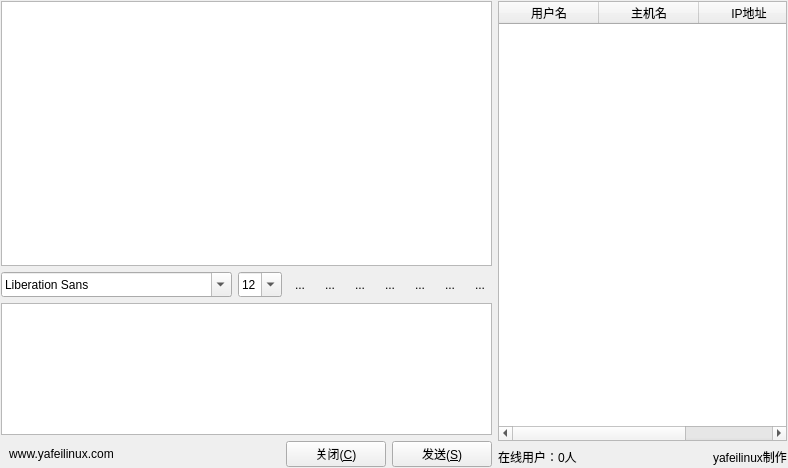
<?xml version="1.0" encoding="UTF-8"?>
<ui version="4.0">
 <class>Widget</class>
 <widget class="QWidget" name="Widget">
  <property name="geometry">
   <rect>
    <x>0</x>
    <y>0</y>
    <width>788</width>
    <height>468</height>
   </rect>
  </property>
  <property name="windowTitle">
   <string>局域网聊天室</string>
  </property>
  <layout class="QHBoxLayout" name="horizontalLayout_4">
   <property name="margin">
    <number>1</number>
   </property>
   <item>
    <layout class="QVBoxLayout" name="verticalLayout">
     <property name="spacing">
      <number>6</number>
     </property>
     <property name="sizeConstraint">
      <enum>QLayout::SetDefaultConstraint</enum>
     </property>
     <item>
      <widget class="QTextBrowser" name="textBrowser">
       <property name="sizePolicy">
        <sizepolicy hsizetype="Expanding" vsizetype="Expanding">
         <horstretch>0</horstretch>
         <verstretch>2</verstretch>
        </sizepolicy>
       </property>
       <property name="frameShadow">
        <enum>QFrame::Sunken</enum>
       </property>
       <property name="openExternalLinks">
        <bool>false</bool>
       </property>
      </widget>
     </item>
     <item>
      <layout class="QHBoxLayout" name="horizontalLayout">
       <item>
        <widget class="QFontComboBox" name="fontComboBox">
         <property name="sizePolicy">
          <sizepolicy hsizetype="Fixed" vsizetype="Fixed">
           <horstretch>0</horstretch>
           <verstretch>0</verstretch>
          </sizepolicy>
         </property>
         <property name="minimumSize">
          <size>
           <width>1</width>
           <height>25</height>
          </size>
         </property>
        </widget>
       </item>
       <item>
        <widget class="QComboBox" name="fontsizecomboBox">
         <property name="sizePolicy">
          <sizepolicy hsizetype="Fixed" vsizetype="Maximum">
           <horstretch>0</horstretch>
           <verstretch>0</verstretch>
          </sizepolicy>
         </property>
         <property name="minimumSize">
          <size>
           <width>0</width>
           <height>25</height>
          </size>
         </property>
         <property name="editable">
          <bool>true</bool>
         </property>
         <property name="currentIndex">
          <number>3</number>
         </property>
         <item>
          <property name="text">
           <string>9</string>
          </property>
         </item>
         <item>
          <property name="text">
           <string>10</string>
          </property>
         </item>
         <item>
          <property name="text">
           <string>11</string>
          </property>
         </item>
         <item>
          <property name="text">
           <string>12</string>
          </property>
         </item>
         <item>
          <property name="text">
           <string>13</string>
          </property>
         </item>
         <item>
          <property name="text">
           <string>14</string>
          </property>
         </item>
         <item>
          <property name="text">
           <string>15</string>
          </property>
         </item>
         <item>
          <property name="text">
           <string>16</string>
          </property>
         </item>
         <item>
          <property name="text">
           <string>17</string>
          </property>
         </item>
         <item>
          <property name="text">
           <string>18</string>
          </property>
         </item>
         <item>
          <property name="text">
           <string>19</string>
          </property>
         </item>
         <item>
          <property name="text">
           <string>20</string>
          </property>
         </item>
         <item>
          <property name="text">
           <string>21</string>
          </property>
         </item>
         <item>
          <property name="text">
           <string>22</string>
          </property>
         </item>
        </widget>
       </item>
       <item>
        <widget class="QToolButton" name="textbold">
         <property name="toolTip">
          <string>加粗</string>
         </property>
         <property name="autoFillBackground">
          <bool>false</bool>
         </property>
         <property name="text">
          <string>...</string>
         </property>
         <property name="icon">
          <iconset resource="resource.qrc">
           <normaloff>:/image/textbold.png</normaloff>:/image/textbold.png</iconset>
         </property>
         <property name="iconSize">
          <size>
           <width>24</width>
           <height>24</height>
          </size>
         </property>
         <property name="checkable">
          <bool>true</bool>
         </property>
         <property name="autoRaise">
          <bool>true</bool>
         </property>
        </widget>
       </item>
       <item>
        <widget class="QToolButton" name="textitalic">
         <property name="toolTip">
          <string>倾斜</string>
         </property>
         <property name="autoFillBackground">
          <bool>false</bool>
         </property>
         <property name="text">
          <string>...</string>
         </property>
         <property name="icon">
          <iconset resource="resource.qrc">
           <normaloff>:/image/textitalic.png</normaloff>:/image/textitalic.png</iconset>
         </property>
         <property name="iconSize">
          <size>
           <width>24</width>
           <height>24</height>
          </size>
         </property>
         <property name="checkable">
          <bool>true</bool>
         </property>
         <property name="autoRaise">
          <bool>true</bool>
         </property>
        </widget>
       </item>
       <item>
        <widget class="QToolButton" name="textUnderline">
         <property name="toolTip">
          <string>下划线</string>
         </property>
         <property name="autoFillBackground">
          <bool>false</bool>
         </property>
         <property name="text">
          <string>...</string>
         </property>
         <property name="icon">
          <iconset resource="resource.qrc">
           <normaloff>:/image/textunder.png</normaloff>:/image/textunder.png</iconset>
         </property>
         <property name="iconSize">
          <size>
           <width>24</width>
           <height>24</height>
          </size>
         </property>
         <property name="checkable">
          <bool>true</bool>
         </property>
         <property name="autoRaise">
          <bool>true</bool>
         </property>
        </widget>
       </item>
       <item>
        <widget class="QToolButton" name="textcolor">
         <property name="toolTip">
          <string>字体颜色</string>
         </property>
         <property name="autoFillBackground">
          <bool>false</bool>
         </property>
         <property name="text">
          <string>...</string>
         </property>
         <property name="icon">
          <iconset resource="resource.qrc">
           <normaloff>:/image/textcolor.png</normaloff>:/image/textcolor.png</iconset>
         </property>
         <property name="iconSize">
          <size>
           <width>24</width>
           <height>24</height>
          </size>
         </property>
         <property name="checkable">
          <bool>false</bool>
         </property>
         <property name="autoRaise">
          <bool>true</bool>
         </property>
        </widget>
       </item>
       <item>
        <widget class="QToolButton" name="sendfile">
         <property name="toolTip">
          <string>传送文件</string>
         </property>
         <property name="autoFillBackground">
          <bool>false</bool>
         </property>
         <property name="text">
          <string>...</string>
         </property>
         <property name="icon">
          <iconset resource="resource.qrc">
           <normaloff>:/image/fileopen.png</normaloff>:/image/fileopen.png</iconset>
         </property>
         <property name="iconSize">
          <size>
           <width>24</width>
           <height>24</height>
          </size>
         </property>
         <property name="checkable">
          <bool>false</bool>
         </property>
         <property name="autoRaise">
          <bool>true</bool>
         </property>
        </widget>
       </item>
       <item>
        <widget class="QToolButton" name="save">
         <property name="toolTip">
          <string>保存聊天记录</string>
         </property>
         <property name="autoFillBackground">
          <bool>false</bool>
         </property>
         <property name="text">
          <string>...</string>
         </property>
         <property name="icon">
          <iconset resource="resource.qrc">
           <normaloff>:/image/Floppy.png</normaloff>:/image/Floppy.png</iconset>
         </property>
         <property name="iconSize">
          <size>
           <width>24</width>
           <height>24</height>
          </size>
         </property>
         <property name="checkable">
          <bool>false</bool>
         </property>
         <property name="autoRaise">
          <bool>true</bool>
         </property>
        </widget>
       </item>
       <item>
        <widget class="QToolButton" name="clear">
         <property name="toolTip">
          <string>清空聊天记录</string>
         </property>
         <property name="autoFillBackground">
          <bool>false</bool>
         </property>
         <property name="text">
          <string>...</string>
         </property>
         <property name="icon">
          <iconset resource="resource.qrc">
           <normaloff>:/image/Bin (empty).png</normaloff>:/image/Bin (empty).png</iconset>
         </property>
         <property name="iconSize">
          <size>
           <width>24</width>
           <height>24</height>
          </size>
         </property>
         <property name="checkable">
          <bool>false</bool>
         </property>
         <property name="autoRaise">
          <bool>true</bool>
         </property>
        </widget>
       </item>
      </layout>
     </item>
     <item>
      <widget class="QTextEdit" name="textEdit">
       <property name="sizePolicy">
        <sizepolicy hsizetype="Expanding" vsizetype="Maximum">
         <horstretch>0</horstretch>
         <verstretch>1</verstretch>
        </sizepolicy>
       </property>
       <property name="font">
        <font>
         <family>宋体</family>
         <pointsize>12</pointsize>
        </font>
       </property>
       <property name="html">
        <string>&lt;!DOCTYPE HTML PUBLIC &quot;-//W3C//DTD HTML 4.0//EN&quot; &quot;http://www.w3.org/TR/REC-html40/strict.dtd&quot;&gt;
&lt;html&gt;&lt;head&gt;&lt;meta name=&quot;qrichtext&quot; content=&quot;1&quot; /&gt;&lt;style type=&quot;text/css&quot;&gt;
p, li { white-space: pre-wrap; }
&lt;/style&gt;&lt;/head&gt;&lt;body style=&quot; font-family:'宋体'; font-size:12pt; font-weight:400; font-style:normal;&quot;&gt;
&lt;p style=&quot;-qt-paragraph-type:empty; margin-top:0px; margin-bottom:0px; margin-left:0px; margin-right:0px; -qt-block-indent:0; text-indent:0px;&quot;&gt;&lt;/p&gt;&lt;/body&gt;&lt;/html&gt;</string>
       </property>
      </widget>
     </item>
     <item>
      <layout class="QHBoxLayout" name="horizontalLayout_2">
       <item>
        <widget class="QLabel" name="label">
         <property name="minimumSize">
          <size>
           <width>121</width>
           <height>0</height>
          </size>
         </property>
         <property name="text">
          <string>www.yafeilinux.com</string>
         </property>
         <property name="textFormat">
          <enum>Qt::RichText</enum>
         </property>
         <property name="alignment">
          <set>Qt::AlignCenter</set>
         </property>
         <property name="openExternalLinks">
          <bool>true</bool>
         </property>
        </widget>
       </item>
       <item>
        <spacer name="horizontalSpacer">
         <property name="orientation">
          <enum>Qt::Horizontal</enum>
         </property>
         <property name="sizeHint" stdset="0">
          <size>
           <width>40</width>
           <height>20</height>
          </size>
         </property>
        </spacer>
       </item>
       <item>
        <widget class="QPushButton" name="close">
         <property name="minimumSize">
          <size>
           <width>100</width>
           <height>25</height>
          </size>
         </property>
         <property name="text">
          <string>关闭(&amp;C)</string>
         </property>
        </widget>
       </item>
       <item>
        <widget class="QPushButton" name="send">
         <property name="minimumSize">
          <size>
           <width>100</width>
           <height>25</height>
          </size>
         </property>
         <property name="text">
          <string>发送(&amp;S)</string>
         </property>
        </widget>
       </item>
      </layout>
     </item>
    </layout>
   </item>
   <item>
    <layout class="QGridLayout" name="gridLayout">
     <item row="0" column="0">
      <widget class="QTableWidget" name="tableWidget">
       <property name="toolTip">
        <string>在线用户信息列表</string>
       </property>
       <property name="frameShape">
        <enum>QFrame::StyledPanel</enum>
       </property>
       <property name="editTriggers">
        <set>QAbstractItemView::NoEditTriggers</set>
       </property>
       <property name="selectionMode">
        <enum>QAbstractItemView::SingleSelection</enum>
       </property>
       <property name="selectionBehavior">
        <enum>QAbstractItemView::SelectRows</enum>
       </property>
       <property name="showGrid">
        <bool>false</bool>
       </property>
       <column>
        <property name="text">
         <string>用户名</string>
        </property>
        <property name="icon">
         <iconset>
          <normalon>:/image/User.png</normalon>
         </iconset>
        </property>
       </column>
       <column>
        <property name="text">
         <string>主机名</string>
        </property>
       </column>
       <column>
        <property name="text">
         <string>IP地址</string>
        </property>
       </column>
      </widget>
     </item>
     <item row="1" column="0">
      <layout class="QHBoxLayout" name="horizontalLayout_3">
       <item>
        <widget class="QLabel" name="onlineUser">
         <property name="sizePolicy">
          <sizepolicy hsizetype="Fixed" vsizetype="Preferred">
           <horstretch>0</horstretch>
           <verstretch>0</verstretch>
          </sizepolicy>
         </property>
         <property name="text">
          <string>在线用户：0人</string>
         </property>
        </widget>
       </item>
       <item>
        <spacer name="horizontalSpacer_2">
         <property name="orientation">
          <enum>Qt::Horizontal</enum>
         </property>
         <property name="sizeHint" stdset="0">
          <size>
           <width>40</width>
           <height>20</height>
          </size>
         </property>
        </spacer>
       </item>
       <item>
        <widget class="QLabel" name="label_2">
         <property name="text">
          <string>yafeilinux制作</string>
         </property>
        </widget>
       </item>
      </layout>
     </item>
    </layout>
   </item>
  </layout>
 </widget>
 <layoutdefault spacing="6" margin="11"/>
 <resources>
  <include location="resource.qrc"/>
 </resources>
 <connections/>
</ui>
